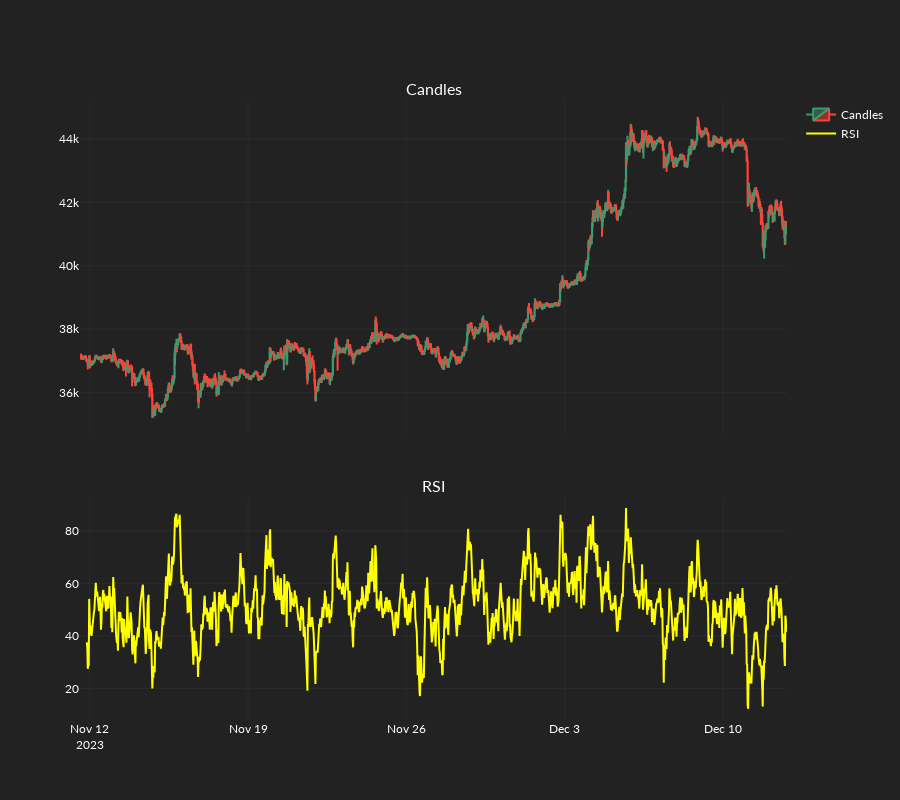

The notebook cell saved with this chart:
### Code cell
plot_rsi(
    candles=candles,
    indicator=rsi,
)

### Figure 1 — Plotly figure (JSON) as saved in the notebook; plotly's stock layout.template omitted (floating-point values rounded to 4 significant figures; data arrays with more than 128 entries replaced by an {"elided": "..."} marker saying what was removed)
{"data": [{"close": {"elided": "1500 float values"}, "high": {"elided": "1500 float values"}, "low": {"elided": "1500 float values"}, "name": "Candles", "open": {"elided": "1500 float values"}, "type": "candlestick", "x": {"elided": "1500 str values"}, "xaxis": "x", "yaxis": "y"}, {"line": {"color": "yellow"}, "name": "RSI", "type": "scatter", "x": {"elided": "1500 str values"}, "xaxis": "x2", "y": {"elided": "1500 float values"}, "yaxis": "y2"}], "layout": {"annotations": [{"font": {"size": 16}, "showarrow": false, "text": "Candles", "x": 0.5, "xanchor": "center", "xref": "paper", "y": 1, "yanchor": "bottom", "yref": "paper"}, {"font": {"size": 16}, "showarrow": false, "text": "RSI", "x": 0.5, "xanchor": "center", "xref": "paper", "y": 0.36, "yanchor": "bottom", "yref": "paper"}], "height": 800, "xaxis": {"anchor": "y", "domain": [0, 1], "matches": "x2", "rangeslider": {"visible": false}, "showticklabels": false}, "xaxis2": {"anchor": "y2", "domain": [0, 1]}, "yaxis": {"anchor": "x", "domain": [0.46, 1]}, "yaxis2": {"anchor": "x2", "domain": [0, 0.36]}}}
